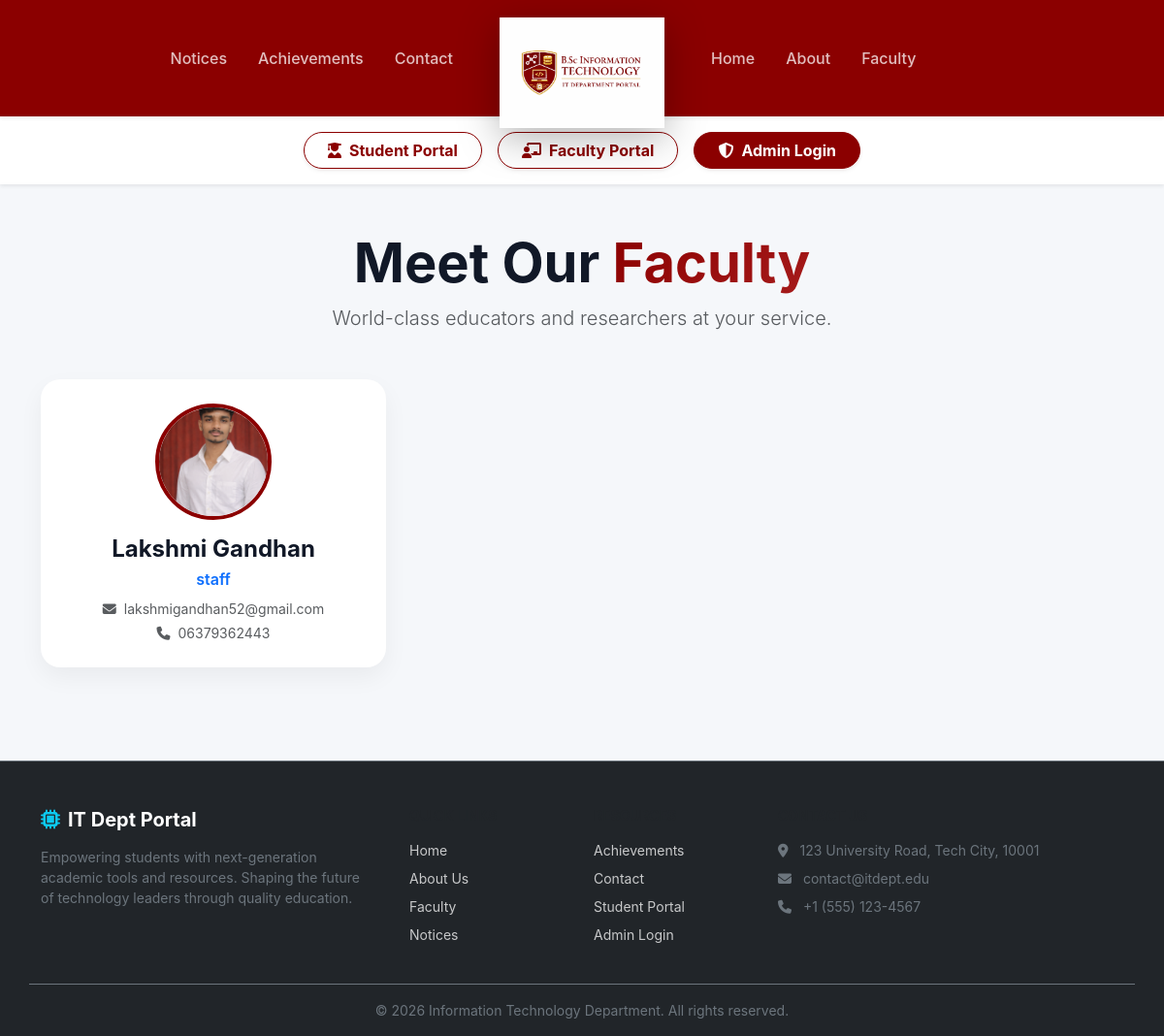
Screenshot of /faculty with the database file from the repository.
### models.py (models this page shows)
class Faculty(SQLModel, table=True):
    id: Optional[int] = Field(default=None, primary_key=True)
    name: str
    designation: str
    email: str = Field(unique=True, index=True)
    phone: str
    subject: str = Field(default="General")
    department: str = Field(default="IT")
    username: str = Field(unique=True, index=True, default=None)
    password_hash: str = Field(default="")
    role: str = Field(default="faculty")
    photo: Optional[str] = None
    created_at: datetime = Field(default_factory=datetime.utcnow)

### routers/public_pages.py (the view)
@router.get("/faculty")
def public_faculty(request: Request, db: Session = Depends(get_session)):
    faculties = db.exec(select(Faculty)).all()
    return templates.TemplateResponse("public/faculty.html", {"request": request, "faculties": faculties})

### templates/public/faculty.html (shortened to what this page needs)
{% extends "base.html" %}
{% block content %}
<div class="container py-5">
    <div class="text-center mb-5">
        <h1 class="display-4 fw-bold">Meet Our <span class="text-gradient">Faculty</span></h1>
        <p class="lead text-muted">World-class educators and researchers at your service.</p>
    </div>
    <div class="row g-4">
        {% for faculty in faculties %}
        <div class="col-md-6 col-lg-4">
            <div class="glass-card text-center p-4">
                <div class="mb-3">
                    {% if faculty.photo %}
                    <img src="/{{ faculty.photo }}" alt="{{ faculty.name }}" class="rounded-circle" style="width: 120px; height: 120px; object-fit: cover; border: 4px solid var(--primary-blue);">
                    {% else %}
                    <div class="rounded-circle bg-light d-flex align-items-center justify-content-center mx-auto" style="width: 120px; height: 120px; border: 4px solid var(--primary-blue);">
                        <i class="fa-solid fa-user-tie fa-3x text-muted"></i>
                    </div>
                    {% endif %}
                </div>
                <h4 class="fw-bold mb-1">{{ faculty.name }}</h4>
                <p class="text-primary fw-semibold mb-2">{{ faculty.designation }}</p>
                <div class="text-muted small">
                    <p class="mb-1"><i class="fa-solid fa-envelope me-2"></i>{{ faculty.email }}</p>
                    <p class="mb-0"><i class="fa-solid fa-phone me-2"></i>{{ faculty.phone }}</p>
                </div>
            </div>
        </div>
        {% else %}
        <div class="col-12 text-center py-5">
            <p class="text-muted fs-5">No faculty members to display currently.</p>
        </div>
        {% endfor %}
    </div>
</div>
{% endblock %}

### templates/base.html (shortened to what this page needs)
<!DOCTYPE html>
<html lang="en">
<head>
    <link href="https://cdn.jsdelivr.net/npm/bootstrap@5.3.0/dist/css/bootstrap.min.css" rel="stylesheet">
    <link rel="stylesheet" href="/static/css/style.css">
    <link rel="stylesheet" href="https://cdnjs.cloudflare.com/ajax/libs/font-awesome/6.4.0/css/all.min.css">
</head>
<body>
    {% block navbar %}
    <header class="university-header position-relative shadow-sm" style="background-color: #8B0000; z-index: 10;">
        <div class="container">
            <div class="d-none d-md-flex align-items-center justify-content-center" style="min-height: 120px;">
                <ul class="nav fw-medium fs-6" style="flex: 1; justify-content: flex-end;">
                    <li class="nav-item"><a class="nav-link nav-link-underline px-3" href="/notices">Notices</a></li>
                    <li class="nav-item"><a class="nav-link nav-link-underline px-3" href="/achievements">Achievements</a></li>
                    <li class="nav-item"><a class="nav-link nav-link-underline px-3 pe-4" href="/contact">Contact</a></li>
                </ul>
                <div class="text-center px-4" style="flex: 0 0 auto; z-index: 20; transform: translateY(15px);">
                    <a href="/" class="d-inline-block text-decoration-none">
                        <img src="/static/images/crest.png" alt="University Crest" class="crest-logo" style="max-width: 170px;">
                    </a>
                </div>
                <ul class="nav fw-medium fs-6" style="flex: 1; justify-content: flex-start;">
                    <li class="nav-item"><a class="nav-link nav-link-underline px-3 ps-4" href="/">Home</a></li>
                    <li class="nav-item"><a class="nav-link nav-link-underline px-3" href="/about">About</a></li>
                    <li class="nav-item"><a class="nav-link nav-link-underline px-3" href="/faculty">Faculty</a></li>
                </ul>
            </div>
        </div>
    </header>
    <div class="bg-white py-3 shadow-sm position-relative" style="z-index: 5;">
        <div class="container text-center">
            <div class="d-flex justify-content-center gap-3 flex-wrap mt-md-4 mt-lg-0">
                <a class="btn white-btn-red-text rounded-pill px-4 fw-bold shadow-sm hover-lift" href="/student-auth/login"><i class="fa-solid fa-user-graduate me-2"></i>Student Portal</a>
                <a class="btn white-btn-red-text rounded-pill px-4 fw-bold shadow-sm hover-lift" href="/faculty-auth/login"><i class="fa-solid fa-chalkboard-user me-2"></i>Faculty Portal</a>
                <a class="btn red-btn-white-text rounded-pill px-4 fw-bold shadow-sm hover-lift" href="/admin-auth/login"><i class="fa-solid fa-shield-halved me-2"></i>Admin Login</a>
            </div>
        </div>
    </div>
    {% endblock %}
    <main>
        {% block content %}{% endblock %}
    </main>
    {% block footer %}
    <footer class="bg-dark text-white pt-5 pb-3 mt-5 border-top border-secondary">
        <div class="container">
            <div class="row gy-4 mb-4">
                <div class="col-lg-4 col-md-6">
                    <h5 class="fw-bold mb-3"><i class="fa-solid fa-microchip me-2 text-info"></i>IT Dept Portal</h5>
                    <p class="text-secondary small pe-lg-4">
                        Empowering students with next-generation academic tools and resources. Shaping the future of technology leaders through quality education.
                    </p>
                </div>
                <div class="col-lg-2 col-md-3 col-6">
                    <h6 class="fw-bold mb-3 text-uppercase small text-muted">Quick Links</h6>
                    <ul class="list-unstyled flex-column d-flex gap-2 small">
                        <li><a href="/" class="text-white text-decoration-none opacity-75 text-hover-white">Home</a></li>
                        <li><a href="/about" class="text-white text-decoration-none opacity-75 text-hover-white">About Us</a></li>
                        <li><a href="/faculty" class="text-white text-decoration-none opacity-75 text-hover-white">Faculty</a></li>
                        <li><a href="/notices" class="text-white text-decoration-none opacity-75 text-hover-white">Notices</a></li>
                    </ul>
                </div>
                <div class="col-lg-2 col-md-3 col-6">
                    <h6 class="fw-bold mb-3 text-uppercase small text-muted">Resources</h6>
                    <ul class="list-unstyled flex-column d-flex gap-2 small">
                        <li><a href="/achievements" class="text-white text-decoration-none opacity-75 text-hover-white">Achievements</a></li>
                        <li><a href="/contact" class="text-white text-decoration-none opacity-75 text-hover-white">Contact</a></li>
                        <li><a href="/student-auth/login" class="text-white text-decoration-none opacity-75 text-hover-white">Student Portal</a></li>
                        <li><a href="/admin-auth/login" class="text-white text-decoration-none opacity-75 text-hover-white">Admin Login</a></li>
                    </ul>
                </div>
                <div class="col-lg-4 col-md-6">
                    <h6 class="fw-bold mb-3 text-uppercase small text-muted">Contact Us</h6>
                    <ul class="list-unstyled flex-column d-flex gap-2 small text-secondary">
                        <li><i class="fa-solid fa-location-dot me-2"></i> 123 University Road, Tech City, 10001</li>
                        <li><i class="fa-solid fa-envelope me-2"></i> contact@itdept.edu</li>
                        <li><i class="fa-solid fa-phone me-2"></i> +1 (555) 123-4567</li>
                    </ul>
                </div>
            </div>
            <div class="row pt-3 border-top border-secondary text-center">
                <div class="col-12">
                    <p class="mb-0 text-secondary small">&copy; 2026 Information Technology Department. All rights reserved.</p>
                </div>
            </div>
        </div>
    </footer>
    {% endblock %}
</body>
</html>

### static/css/style.css (style rules this page uses)
:root { --bg-color: #F5F7FA; --primary-blue: #8B0000; --dark-header: #0F172A; --grad-start: #8B0000; --grad-end: #A61B1B; --text-main: #111827; --card-bg: #FFFFFF; --shadow-soft: 0 10px 25px rgba(0, 0, 0, 0.05); --shadow-hover: 0 20px 40px rgba(0, 0, 0, 0.1); --radius-card: 20px; --radius-btn: 12px; }
.hover-lift { transition: transform 0.3s ease, box-shadow 0.3s ease; }
body { font-family: -apple-system, BlinkMacSystemFont, "Segoe UI", Roboto, Helvetica, Arial, sans-serif, "Apple Color Emoji", "Segoe UI Emoji", "Segoe UI Symbol"; background-color: var(--bg-color); color: var(--text-main); -webkit-font-smoothing: antialiased; min-height: 100vh; margin: 0; padding: 0; }
.text-gradient { background: linear-gradient(135deg, var(--grad-start), var(--grad-end)); -webkit-background-clip: text; background-clip: text; -webkit-text-fill-color: transparent; }
.glass-card { background: var(--card-bg); border-radius: var(--radius-card); box-shadow: var(--shadow-soft); border: 1px solid rgba(255, 255, 255, 0.5); transition: transform 0.3s cubic-bezier(0.4, 0, 0.2, 1), box-shadow 0.3s ease; overflow: hidden; }
.white-btn-red-text { background-color: white !important; color: #8B0000 !important; border: 1px solid #8B0000; transition: all 0.3s ease; }
.red-btn-white-text { background-color: #8B0000 !important; color: white !important; border: 1px solid #8B0000; transition: all 0.3s ease; }
.university-header { background-color: #8B0000; color: #fff; }
.crest-logo { max-width: 180px; height: auto; transition: transform 0.3s ease, filter 0.3s ease; filter: drop-shadow(0 10px 20px rgba(0,0,0,0.3)); animation: floatCrest 4s ease-in-out infinite; }
.nav-link-underline { position: relative; color: rgba(255, 255, 255, 0.75) !important; transition: color 0.3s ease; }
.nav-link-underline::after { content: ''; position: absolute; width: 0; height: 2px; display: block; margin-top: 4px; left: 50%; transform: translateX(-50%); background: linear-gradient(135deg, var(--grad-start), var(--grad-end)); transition: width 0.3s ease; border-radius: 2px; }

### rows the page displays
Faculty: photo (picture), name "Lakshmi Gandhan", designation "staff", email "lakshmigandhan52@gmail.com", phone "06379362443"
